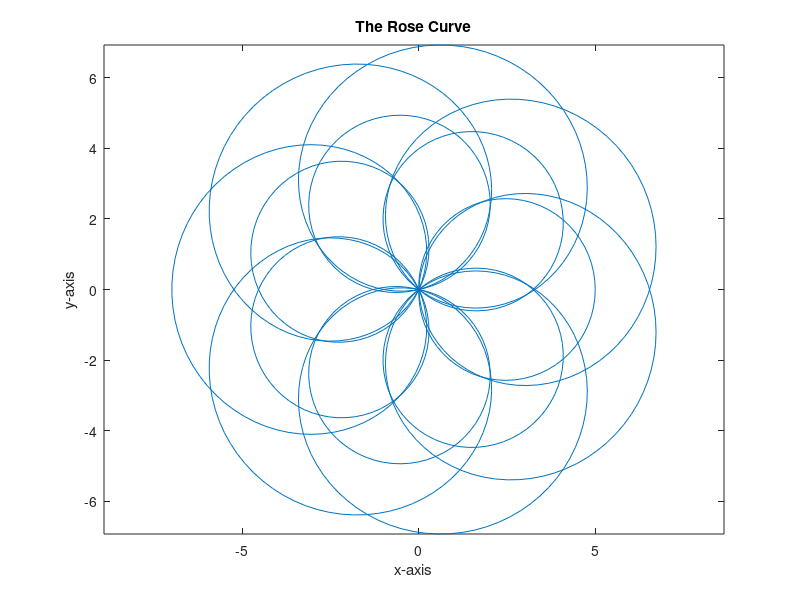

The MATLAB source for this figure:
%% Rose Curve
clear all
close all

% p and q must be integers

p=5; q=1;

% Check for period
if mod(p,2)==1 & mod(q,2)==1 
    lb=pi*q;
else
    lb=2*pi*q;
end

theta=linspace(0,lb,lb*1000);

r=cos(p/q*theta);

x=r.*cos(theta);
y=r.*sin(theta);

comet(x,y)
plot(x,y)
xlabel('x-axis')
ylabel('y-axis')
title('The Rose Curve')
axis equal
axis tight
shg
%% Method 2
clear all
close all

theta=linspace(0,2*pi,1000);

R=7;
r=1;
x=(R-r./cos(-R.*theta./r)-r).*cos(pi+R.*theta./r).*cos(pi+R.*theta./r+theta);
y=(R-r./cos(-R.*theta./r)-r).*cos(pi+R.*theta./r).*sin(pi+R.*theta./r+theta);
comet(x,y)
plot(x,y)
xlabel('x-axis')
ylabel('y-axis')
title('The Rose Curve')
axis equal
axis tight
shg
